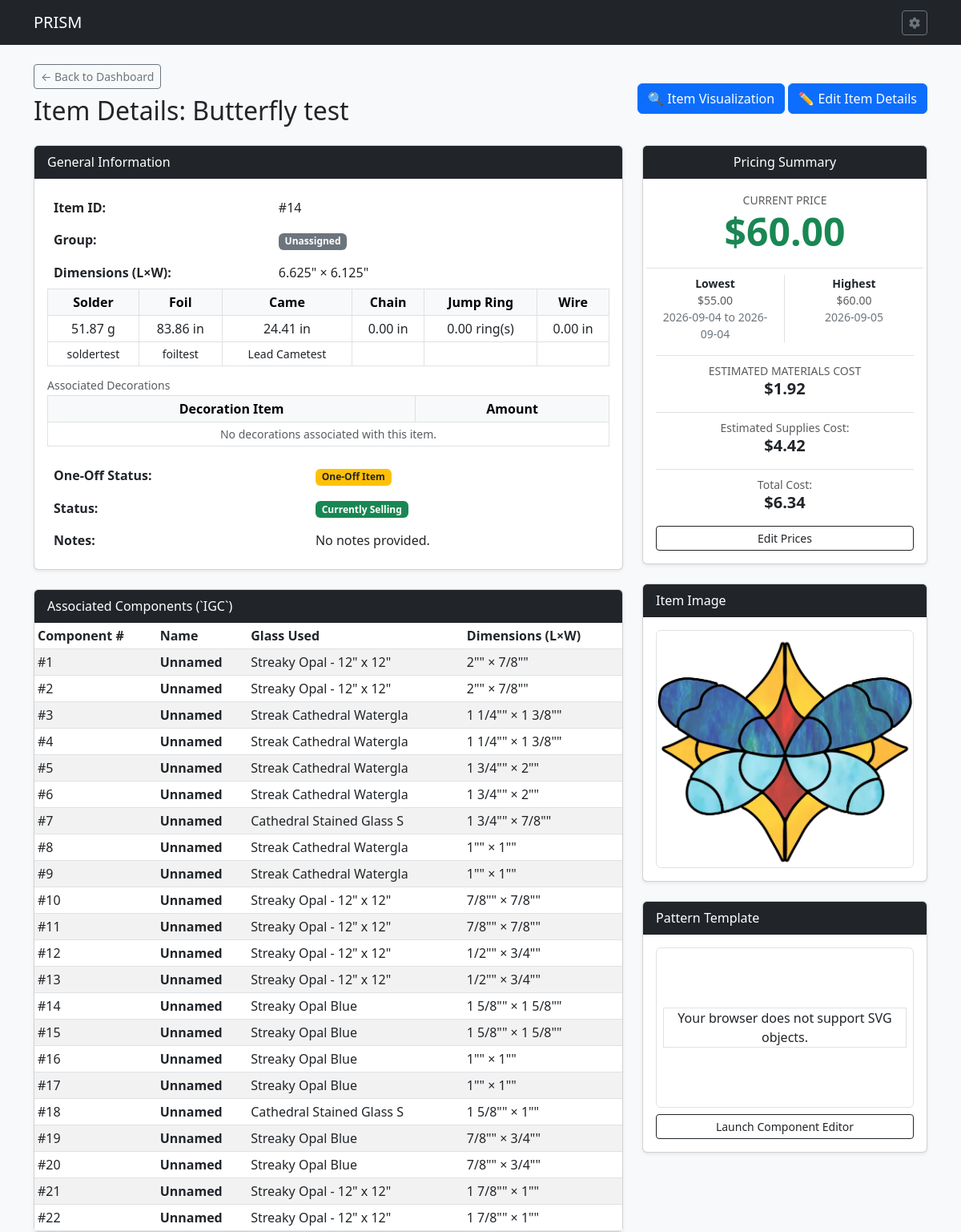
Page /item/14 on the earlier database version.
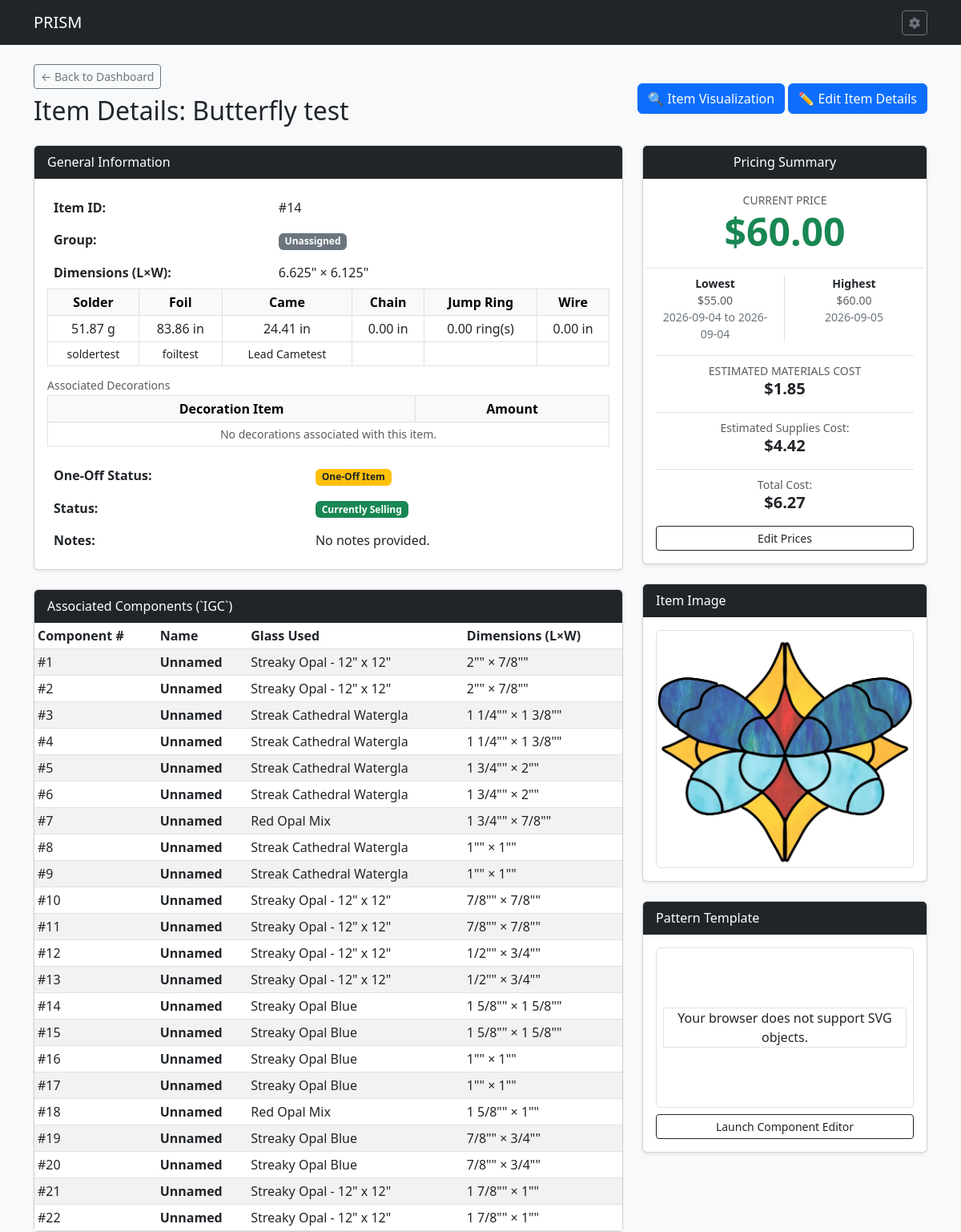
Same page on the later database version.
### tables this page shows
CREATE TABLE IGC (

    COMPID INTEGER PRIMARY KEY AUTOINCREMENT,	--Component ID
    COMPNAME TEXT,				--Component Name (opt)
    ITEMID INTEGER,				--Item ID
    COMPNUM INTEGER,				--Component Number
    SVGREG INTEGER,				--SVG Region Number
    GLASSID INTEGER,				--Glass ID
    COMPLEN NUMERIC,				--Component Length
    COMPWID NUMERIC,				--Component Width
    COMPNOTE TEXT,				--Component Note
    ISSCRAP INTEGER,				--Can be made from scraps bool
    ISGRAIN INTEGER,				--Pay attention to Grain bool
    ISACTIVE INTEGER,				--Is Active bool

    FOREIGN KEY (ITEMID) REFERENCES ITM(ITEMID) ON DELETE CASCADE ON UPDATE CASCADE,
    FOREIGN KEY (GLASSID) REFERENCES GSI(GLASSID) ON DELETE SET NULL ON UPDATE CASCADE
);

CREATE TABLE GSI (

    GLASSID INTEGER PRIMARY KEY AUTOINCREMENT,	--Glass Id number
    GLSNAME TEXT,				--Glass Name
    GLSMANF TEXT,				--Glass Manufacturer
    GLSLEN NUMERIC,				--Glass Length
    GLSWID NUMERIC,				--Glass Width
    GLSTHK NUMERIC,				--Glass Thickness
    GLSTEX TEXT,				--Glass Texture
    GLSIRI INTEGER,				--Iridescent Bool
    GLSOPAL INTEGER,				--Opalescent Bool
    GLSOURCE TEXT,				--Glass Source
    GLLINK TEXT,				--URL to Glass
    GLSIMG TEXT,				--Image of Glass
    GLSNOTE TEXT,				--Notes about Glass
    COLOR TEXT,					--Glass color
    GTRNSN TEXT,				--Glass Transparency
    ISACTIVE INTEGER, LOWSTOCK INTEGER DEFAULT 1,				--Is Active Bool

    FOREIGN KEY (GLSTEX) REFERENCES GTL(GLSTEX) ON DELETE SET NULL ON UPDATE CASCADE,
    FOREIGN KEY (COLOR) REFERENCES COLOR(COLOR) ON DELETE SET NULL ON UPDATE CASCADE,
    FOREIGN KEY (GLSOURCE) REFERENCES GSL(GLSOURCE) ON DELETE SET NULL ON UPDATE CASCADE,
    FOREIGN KEY (GTRNSN) REFERENCES GTRNS(GTRNSN) ON DELETE SET NULL ON UPDATE CASCADE

);

### routes/item_routes.py (the view, shortened to what this page needs)
@item_bp.route('/item/<int:item_id>', methods=['GET'])
def item_detail(item_id):
    db = get_db()
    raw_item = db.execute(
        'SELECT * FROM ITM WHERE ITEMID = ?', (item_id,)
    ).fetchone()
    if not raw_item:
        flash('Item record not found.', 'danger')
        return redirect(url_for('index'))
    item = dict(raw_item)
    components = db.execute(
        """

            SELECT c.*, g.GLSNAME

            FROM IGC c

            LEFT JOIN GSI g ON c.GLASSID = g.GLASSID

            WHERE c.ITEMID = ?

            ORDER BY c.COMPNUM ASC

        """,
        (item_id,),
    ).fetchall()
    current_price = db.execute(
        """

            SELECT ITMPRICE AS PRICE FROM IPC

            WHERE ITEMID = ? AND (ENDDATE IS NULL OR ENDDATE >= DATE('now'))

            ORDER BY STDATE DESC LIMIT 1

        """,
        (item_id,),
    ).fetchone()
    lowest_price = db.execute(
        """

            SELECT ITMPRICE AS PRICE, STDATE AS START_DATE, ENDDATE AS END_DATE FROM IPC

            WHERE ITEMID = ?

            ORDER BY ITMPRICE ASC LIMIT 1

        """,
        (item_id,),
    ).fetchone()
    highest_price = db.execute(
        """

            SELECT ITMPRICE AS PRICE, STDATE AS START_DATE, ENDDATE AS END_DATE FROM IPC

            WHERE ITEMID = ?

            ORDER BY ITMPRICE DESC LIMIT 1

        """,
        (item_id,),
    ).fetchone()
    group_siblings = []
    components_with_cost = db.execute(
        """

            SELECT c.COMPLEN, c.COMPWID, g.GLSLEN, g.GLSWID,

                   (SELECT gp.GLSPRICE FROM GPC gp

                    WHERE gp.GLASSID = g.GLASSID AND (gp.ENDDATE IS NULL OR gp.ENDDATE >= DATE('now'))

                    ORDER BY gp.STDATE DESC LIMIT 1) AS LATEST_GLSPRICE

            FROM IGC c

            JOIN GSI g ON c.GLASSID = g.GLASSID

            WHERE c.ITEMID = ? AND c.COMPLEN IS NOT NULL AND c.COMPWID IS NOT NULL

                  AND g.GLSLEN IS NOT NULL AND g.GLSWID IS NOT NULL AND g.GLSLEN > 0 AND g.GLSWID > 0

        """,
        (item_id,),
    ).fetchall()
    materials_cost = 0.0
    for comp in components_with_cost:
        comp_sqin = (comp['COMPLEN'] or 0) * (comp['COMPWID'] or 0)
        glass_sheet_area = (comp['GLSLEN'] or 1) * (comp['GLSWID'] or 1)
        glass_sheet_price = comp['LATEST_GLSPRICE'] or 0.0
        if glass_sheet_area > 0:
            cost_per_sqin = glass_sheet_price / glass_sheet_area
            materials_cost += comp_sqin * cost_per_sqin
    associated_supplies_rows = db.execute(
        """

        SELECT msi.MSIID, msi.MSINAME, msi.MSITYPE, imi.IMIAMT, msi.MSIUNIT, u.CFACTOR

        FROM IMI imi

        JOIN MSI msi ON imi.MSIID = msi.MSIID

        LEFT JOIN UNTS u ON msi.UNTTYPE = u.UNTTYPE

        WHERE imi.ITEMID = ?

        """,
        (item_id,),
    ).fetchall()
    supplies_map = {row['MSITYPE']: row for row in associated_supplies_rows}
    associated_decorations = db.execute(
        """

        SELECT m.MSIID, m.MSINAME, i.IMIAMT, m.MSIUNIT, u.CFACTOR

        FROM IMI i

        JOIN MSI m ON i.MSIID = m.MSIID

        LEFT JOIN UNTS u ON m.UNTTYPE = u.UNTTYPE

        WHERE i.ITEMID = ? AND m.MSITYPE = 'Decoration'

        ORDER BY m.MSINAME ASC

        """,
        (item_id,),
    ).fetchall()
    item['MSLDR_NAME'] = supplies_map['Solder']['MSINAME'] if 'Solder' in supplies_map else ''
    item['MFOIL_NAME'] = supplies_map['Foil']['MSINAME'] if 'Foil' in supplies_map else ''
    item['MCAME_NAME'] = supplies_map['Came']['MSINAME'] if 'Came' in supplies_map else ''
    item['MCHAIN_NAME'] = supplies_map['Chain']['MSINAME'] if 'Chain' in supplies_map else ''
    item['MRING_NAME']  = supplies_map['Rings']['MSINAME'] if 'Rings' in supplies_map else ''
    item['MWIRE_NAME']  = supplies_map['Wire']['MSINAME'] if 'Wire' in supplies_map else ''
    raw_sldr = float(supplies_map['Solder']['IMIAMT']) if 'Solder' in supplies_map and supplies_map['Solder']['IMIAMT'] is not None else 0.0
    raw_came = float(supplies_map['Came']['IMIAMT']) if 'Came' in supplies_map and supplies_map['Came']['IMIAMT'] is not None else 0.0
    itm_supplies = {
        'ITMSLDR': (raw_sldr * SOLDER_CONVERSION * 2) + (raw_came * CAME_CONVERSION * 2),
        'ITMCAME': raw_came,
        'ITMFOIL': float(supplies_map['Foil']['IMIAMT']) if 'Foil' in supplies_map and supplies_map['Foil']['IMIAMT'] is not None else 0.0,
        'ITMCHAIN': float(supplies_map['Chain']['IMIAMT']) if 'Chain' in supplies_map and supplies_map['Chain']['IMIAMT'] is not None else 0.0,
        'ITMRING': float(supplies_map['Rings']['IMIAMT']) if 'Rings' in supplies_map and supplies_map['Rings']['IMIAMT'] is not None else 0,
        'ITMWIRE': float(supplies_map['Wire']['IMIAMT']) if 'Wire' in supplies_map and supplies_map['Wire']['IMIAMT'] is not None else 0.0
    }
    estimated_supplies_core_cost = 0.0
    for msi_type, qty in itm_supplies.items():
        type_lookup_map = {
            'ITMSLDR': 'Solder',
            'ITMFOIL': 'Foil',
            'ITMCAME': 'Came',
            'ITMCHAIN': 'Chain',
            'ITMRING': 'Rings',
            'ITMWIRE': 'Wire'
        }
        actual_type = type_lookup_map.get(msi_type)
        supply_data = supplies_map.get(actual_type)
        if qty and qty > 0 and supply_data and supply_data['MSIID']:
            misc_id = supply_data['MSIID']
            cfactor = supply_data['CFACTOR']
            msiunit = supply_data['MSIUNIT']
            price_row = db.execute(
                """

                    SELECT MSIPRICE AS PRICE FROM MSP

                    WHERE MSIID = ? AND (ENDDATE IS NULL OR ENDDATE >= DATE('now'))

                    ORDER BY STDATE DESC LIMIT 1

                """,
                (misc_id,),
            ).fetchone()
            if price_row and price_row['PRICE']:
                unit_price = float(price_row['PRICE'])
                valid_cfactor = float(cfactor) if cfactor and float(cfactor) > 0 else 1.0
                valid_msiunit = float(msiunit) if msiunit is not None and float(msiunit) > 0 else 1.0
                divisor = valid_cfactor * valid_msiunit
                if divisor > 0 and unit_price > 0:
                    estimated_supplies_core_cost += qty * (unit_price / divisor)
    decorations_cost = 0.0
    estimated_supplies_cost = estimated_supplies_core_cost + decorations_cost
    total_cost = materials_cost + estimated_supplies_cost
    return render_template(
        'item_detail.html',
        item=item,
        components=components,
        current_price=current_price,
        lowest_price=lowest_price,
        highest_price=highest_price,
        materials_cost=materials_cost,
        estimated_supplies_cost=estimated_supplies_cost,
        total_cost=total_cost,
        group_siblings=group_siblings,
        itm_supplies=itm_supplies,
        associated_supplies=associated_supplies_rows,
        associated_decorations=associated_decorations
    )

### app.py (called while the page is built)
def get_db():
    conn = sqlite3.connect(DATABASE)
    conn.row_factory = sqlite3.Row
    conn.execute("PRAGMA foreign_keys = ON;")
    return conn

### routes/item_routes.py (called while the page is built)
def get_db():
    from __main__ import get_db
    return get_db()

### utils.py (called while the page is built)
def format_fractional_inches(value):
    if value is None:
        return '—'
    try:
        val = float(value)
    except (ValueError, TypeError):
        return '—'
    whole = int(val)
    remainder = val - whole
    eighths = round(remainder * 8)
    if eighths == 8:
        whole += 1
        eighths = 0
    fractions = {
        0: '',
        1: '1/8',
        2: '1/4',
        3: '3/8',
        4: '1/2',
        5: '5/8',
        6: '3/4',
        7: '7/8'
    }
    frac_str = fractions.get(eighths, '')
    if whole == 0 and frac_str == '':
        return '0"'
    elif whole == 0:
        return f'{frac_str}"'
    elif frac_str == '':
        return f'{whole}"'
    else:
        return f'{whole} {frac_str}"'

### templates/item_detail.html (shortened to what the changed rows need)
{% extends 'base.html' %}
{% block content %}
<div class="d-flex justify-content-between align-items-center mb-3">
    <div>
        <h2>Item Details: {{ item.ITMNAME }}</h2>
    </div>
</div>
<div class="row">
    <div class="col-md-8">
        <div class="card shadow-sm mb-4">
            <div class="card-body">
                <div class="row align-items-center">
                    <div class="col-md-12">
                        <table class="table table-borderless mb-0">
                            <tbody>
                                <tr>
                                    <th style="width: 40%;">Item ID:</th>
                                </tr>
                                <tr>
                                    <th>Group:</th>
                                </tr>
                                <tr>
                                    <th>Dimensions (L×W):</th>
                                </tr>
                                <tr>
                                    <table class="table table-bordered table-sm text-center align-middle">
                                        <thead class="table-light">
                                            <tr>
                                                <th>Solder</th>
                                                <th>Foil</th>
                                                <th>Came</th>
                                                <th>Chain</th>
                                                <th>Jump Ring</th>
                                                <th>Wire</th>
                                            </tr>
                                        </thead>
                                    </table>
				</tr>
<div class="mt-3">
    <table class="table table-bordered table-sm text-center align-middle">
        <thead class="table-light">
            <tr>
                <th>Decoration Item</th>
                <th>Amount</th>
            </tr>
        </thead>
    </table>
</div>
                        <table class="table table-borderless mb-0">
			<tbody>
                                <tr>
                                    <th>One-Off Status:</th>
                                </tr>
                                <tr>
                                    <th>Status:</th>
                                </tr>
                                <tr>
                                    <th>Notes:</th>
                                </tr>
                            </tbody>
                        </table>
                    </div>
                </div>
            </div>
        </div>
        <div class="card shadow-sm">
            <div class="card-body p-0">
                <table class="table table-sm table-striped mb-0">
                    <thead>
                        <tr>
                            <th>Component #</th>
                            <th>Name</th>
                            <th>Glass Used</th>
                            <th>Dimensions (L×W)</th>
                        </tr>
                    </thead>
                    <tbody>
                        {% for comp in components %}
                        <tr class="component-row" data-comp-id="{{ comp.COMPNUM }}" style="cursor: pointer;" title="Click to highlight in SVG pattern">
                            <td>#{{ comp.COMPNUM }}</td>
                            <td><strong>{{ comp.COMPNAME or 'Unnamed' }}</strong></td>
                            <td>{{ comp.GLSNAME or 'Unassigned' }}</td>
                            <td>{{ comp.COMPLEN | inch_format}}" × {{ comp.COMPWID | inch_format}}"</td>
                        </tr>
                        {% else %}
                        <tr>
                            <td colspan="4" class="text-center py-3 text-muted">No components mapped for this item.</td>
                        </tr>
                        {% endfor %}
                    </tbody>
                </table>
            </div>
        </div>
    </div>
    <div class="col-md-4">
        <div class="card shadow-sm mb-4 text-center">
            <div class="card-body">
                <div class="mb-3">
                    <h2 class="display-5 fw-bold text-success mb-0">
                        ${% if current_price %}{{ "%.2f"|format(current_price.PRICE) }}{% else %}0.00{% endif %}
                    </h2>
                </div>
        <div class="border-top mt-3 pt-2 text-center">
            <span class="text-muted small d-block">ESTIMATED MATERIALS COST</span>
            <span class="h5 fw-bold text-dark">${% if materials_cost %}{{ "%.2f"|format(materials_cost) }}{% else %}0.00{% endif %}</span>
        </div>
        <div class="border-top mt-3 pt-2 text-center">
                        <span class="text-muted small d-block">Total Cost:</span>
                        <strong class="h5 fw-bold text-dark">${{ "%.2f"|format(total_cost) }}</strong>
                    </div>
            </div>
        </div>
    </div>
</div>
{% endblock %}

Differences in the rows shown:
changed IGC (number 7 of 22 on the later page): GLSNAME "Cathedral Stained Glass S" → "Red Opal Mix"
changed IGC (number 18 of 22 on the later page): GLSNAME "Cathedral Stained Glass S" → "Red Opal Mix"
Other differences:
{{ "%.2f"|format(materials_cost) }}: "1.92" → "1.85"
{{ "%.2f"|format(total_cost) }}: "6.34" → "6.27"
